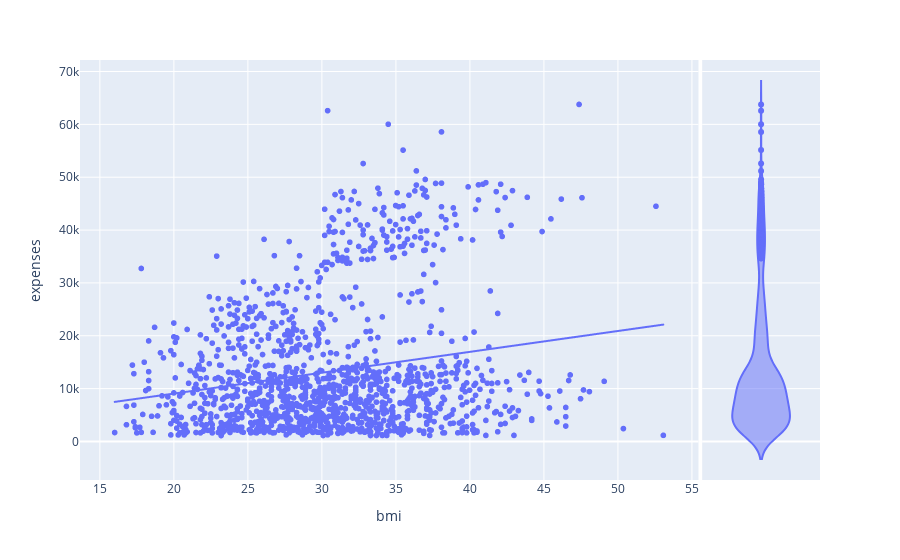

Source (notebook cell):
### Code cell
#Impact of BMI on Medical Expenses
px.scatter(data, x='bmi', y='expenses', marginal_y = 'violin', trendline=  'ols')

### Figure 1 — Plotly figure (JSON) as saved in the notebook; plotly's stock layout.template omitted (floating-point values rounded to 4 significant figures; data arrays with more than 128 entries replaced by an {"elided": "..."} marker saying what was removed)
{"data": [{"hovertemplate": "bmi=%{x}<br>expenses=%{y}<extra></extra>", "legendgroup": "", "marker": {"color": "#636efa", "symbol": "circle"}, "mode": "markers", "name": "", "showlegend": false, "type": "scattergl", "x": {"elided": "1338 float values"}, "xaxis": "x", "y": {"elided": "1338 float values"}, "yaxis": "y"}, {"alignmentgroup": "True", "hovertemplate": "expenses=%{y}<extra></extra>", "legendgroup": "", "marker": {"color": "#636efa", "symbol": "circle"}, "name": "", "offsetgroup": "", "scalegroup": "y", "showlegend": false, "type": "violin", "xaxis": "x2", "y": {"elided": "1338 float values"}, "yaxis": "y2"}, {"hovertemplate": "<b>OLS trendline</b><br>expenses = 394.328 * bmi + 1178.18<br>R<sup>2</sup>=0.039433<br><br>bmi=%{x}<br>expenses=%{y} <b>(trend)</b><extra></extra>", "legendgroup": "", "marker": {"color": "#636efa", "symbol": "circle"}, "mode": "lines", "name": "", "showlegend": false, "type": "scattergl", "x": {"elided": "1338 float values"}, "xaxis": "x", "y": {"elided": "1338 float values"}, "yaxis": "y"}], "layout": {"legend": {"tracegroupgap": 0}, "margin": {"t": 60}, "xaxis": {"anchor": "y", "domain": [0, 0.8358], "title": {"text": "bmi"}}, "xaxis2": {"anchor": "y2", "domain": [0.8408, 1], "matches": "x2", "showgrid": false, "showline": false, "showticklabels": false, "ticks": ""}, "yaxis": {"anchor": "x", "domain": [0, 1], "title": {"text": "expenses"}}, "yaxis2": {"anchor": "x2", "domain": [0, 1], "matches": "y", "showgrid": true, "showticklabels": false}}}
